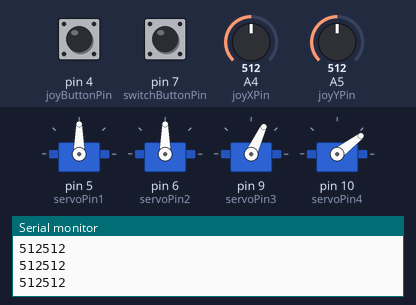
A sketch run on a simulated Arduino Uno, built with avr-gcc and run on an emulated ATmega328P. Shown: 4 × servo, the last lines printed to the serial monitor. The inputs (shaded band) are chosen by the test bench; at power-on: A4 (joyXPin) = 512, pin 7 (switchButtonPin) HIGH, A5 (joyYPin) = 512, pin 4 (joyButtonPin) HIGH.

Above: at 1.2 s.
1.3 s: A4 (joyXPin) set to 532
At 2.4 s:
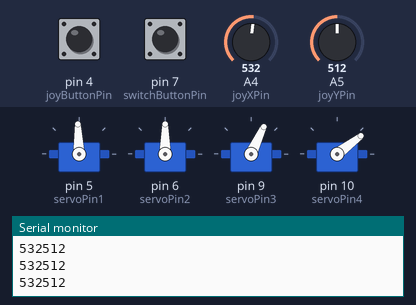
2.8 s: A4 (joyXPin) set to 552
At 2.98 s:
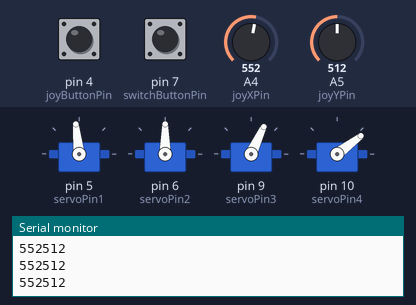
5.8 s: pin 7 (switchButtonPin) pulled LOW for 1 s
At 6.7 s:
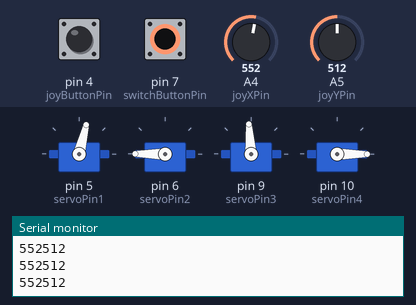
8.3 s: A5 (joyYPin) set to 536
At 8.48 s:
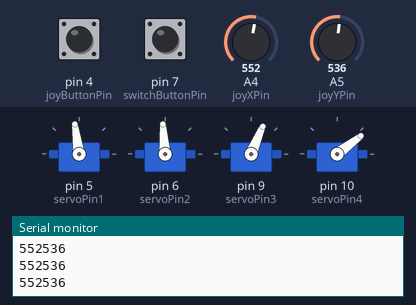
11.3 s: pin 4 (joyButtonPin) pulled LOW for 0.15 s
At 11.51 s:
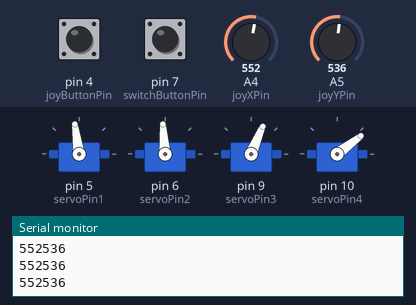
14.3 s: A5 (joyYPin) set to 716
At 14.55 s:
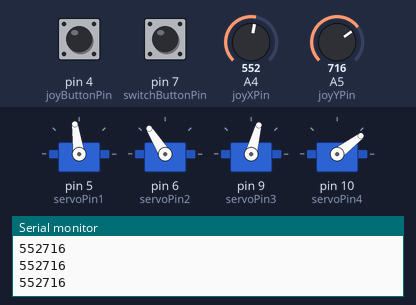
Timing chart, 0 to 17.3 s (numbered marks = the images above; inputs shaded):
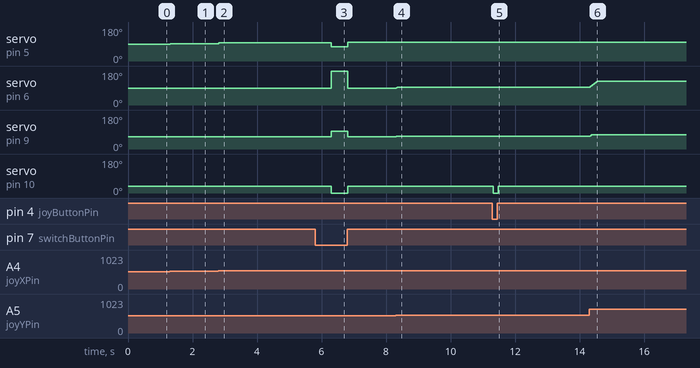

The sketch:

Activity_1_Midterm_2Controller.ino
```cpp
#include <Servo.h>

const int servoPin1 = 5;  // Servo for base
const int servoPin2 = 6;  // Servo for middle
const int servoPin3 = 9;  // Servo for top
const int servoPin4 = 10; // Servo for claw

  const int potPin1 = A0;
const int potPin2 = A1;
const int potPin3 = A2;
const int potPin4 = A3;

const int joyXPin = A4;       // Joystick X-axis pin
const int joyYPin = A5;       // Joystick Y-axis pin
const int joyButtonPin = 4;   // Joystick button pin
const int switchButtonPin = 7; // Button to switch control

int joyXValue, joyYValue, joyButtonState = HIGH;

Servo myServo1;
Servo myServo2;
Servo myServo3;
Servo myServo4;

int currentServoAngle1 = 90; // Initial angle for servo1 (base)
int currentServoAngle2 = 90; // Initial angle for servo2 (middle)
int currentServoAngle3 = 65; // Initial angle for servo3 (top)
bool isJoystickControl = true; // Flag to track control method

void setup()
{
  Serial.begin(9600);
  myServo1.attach(servoPin1);
  myServo2.attach(servoPin2);
  myServo3.attach(servoPin3);
  myServo4.attach(servoPin4);

  pinMode(joyButtonPin, INPUT_PULLUP);   // Set joystick button pin as input with internal pull-up resistor
  pinMode(switchButtonPin, INPUT_PULLUP); // Set switch button pin as input with internal pull-up resistor
}

void loop()
{
  // Read joystick values
  joyXValue = analogRead(joyXPin);
  joyYValue = analogRead(joyYPin);
  joyButtonState = digitalRead(joyButtonPin);

  // Read switch button state
  int switchButtonState = digitalRead(switchButtonPin);

  Serial.print(joyXValue);
  Serial.println(joyYValue);

  // Check if the switch button is pressed
  if (switchButtonState == LOW)
  {
    // Change the control method when the switch button is pressed
    isJoystickControl = !isJoystickControl;
    delay(500); // Debounce delay
  }

  if (isJoystickControl)
  {
    // Control the arm using joystick

    // Map joystick values to servo angles
    int targetServoAngle1 = map(joyXValue, 0, 1023, 0, 180); // Map X to servo1 (base)
    int targetServoAngle2 = map(joyYValue, 0, 1023, 0, 180); // Map Y to servo2 (middle)
    int targetServoAngle3 = map(joyYValue, 0, 1023, 40, 90);  // Map Y to servo3 (top)

    // Gradually move towards the target angles
    currentServoAngle1 = moveToTargetAngle(currentServoAngle1, targetServoAngle1, 2);
    currentServoAngle2 = moveToTargetAngle(currentServoAngle2, targetServoAngle2, 2);
    currentServoAngle3 = moveToTargetAngle(currentServoAngle3, targetServoAngle3, 2);

    // Control servos with smoothed angles
    myServo1.write(currentServoAngle1);
    myServo2.write(currentServoAngle2);
    myServo3.write(currentServoAngle3);

    int value_claw = (joyButtonState == LOW) ? 1 : 0; // Button press
    if (value_claw)
    {
      myServo4.write(0);
    }
    else
    {
      myServo4.write(37);
    }

    delay(15); // Add a small delay to avoid jitter
  }
  else
  {
    // Control the arm using potentiometers

    // FOR SERVO1 BASE
    int potValue1 = analogRead(potPin1);
    int servoAngle1 = map(potValue1, 110, 800, 180, 0);
    myServo1.write(servoAngle1);

    // FOR SERVO2 MID1
    int potValue2 = analogRead(potPin2);
    int servoAngle2 = map(potValue2, 1023, 600, 0, 180);
    myServo2.write(servoAngle2);

    // FOR SERVO3 MID2
    int potValue3 = analogRead(potPin3);
    int servoAngle3 = map(potValue3, 170, 880, 180, 0);
    myServo3.write(servoAngle3);

    // FOR SERVO4 Claw
    int potValue4 = analogRead(potPin4);
    int value_claw = (potValue4 > 511) ? 1 : 0;

    if (value_claw)
    {
      myServo4.write(0);
    }
    else
    {
      myServo4.write(37);
    }
  }
}

// Function to smoothly move towards a target angle
int moveToTargetAngle(int currentAngle, int targetAngle, int stepSize)
{
  if (currentAngle < targetAngle)
  {
    currentAngle += stepSize;
  }
  else if (currentAngle > targetAngle)
  {
    currentAngle -= stepSize;
  }

  // Ensure the angle is within valid limits
  currentAngle = constrain(currentAngle, 0, 180);

  return currentAngle;
}
```

Measured:
- the behaviour switches between 517 and 518 on A5 (joyYPin) (found by bisection; images 3 and 4)
- after the input at 1.3 s, servo on pin 5 (servoPin1): 90° → 92° at once
- after the input at 2.8 s, servo on pin 5 (servoPin1): 92° → 96° at once
- after the input at 5.8 s, servo on pin 5 (servoPin1): 96° → 76° after 0.51 s, → 98° 0.50 s later; servo on pin 6 (servoPin2): 90° → 180° after 0.51 s, → 90° 0.50 s later; servo on pin 9 (servoPin3): 65° → 94° after 0.51 s, → 65° 0.50 s later; servo on pin 10 (servoPin4): 37° → 0° after 0.51 s, → 37° 0.50 s later
- after the input at 8.3 s, servo on pin 6 (servoPin2): 90° → 94° at once; servo on pin 9 (servoPin3): 65° → 67° at once
- after the input at 11.3 s, servo on pin 10 (servoPin4): 37° → 0° at once, → 37° 0.16 s later
- after the input at 14.3 s, servo on pin 6 (servoPin2): 94° → 126° at once; servo on pin 9 (servoPin3): 67° → 75° at once
